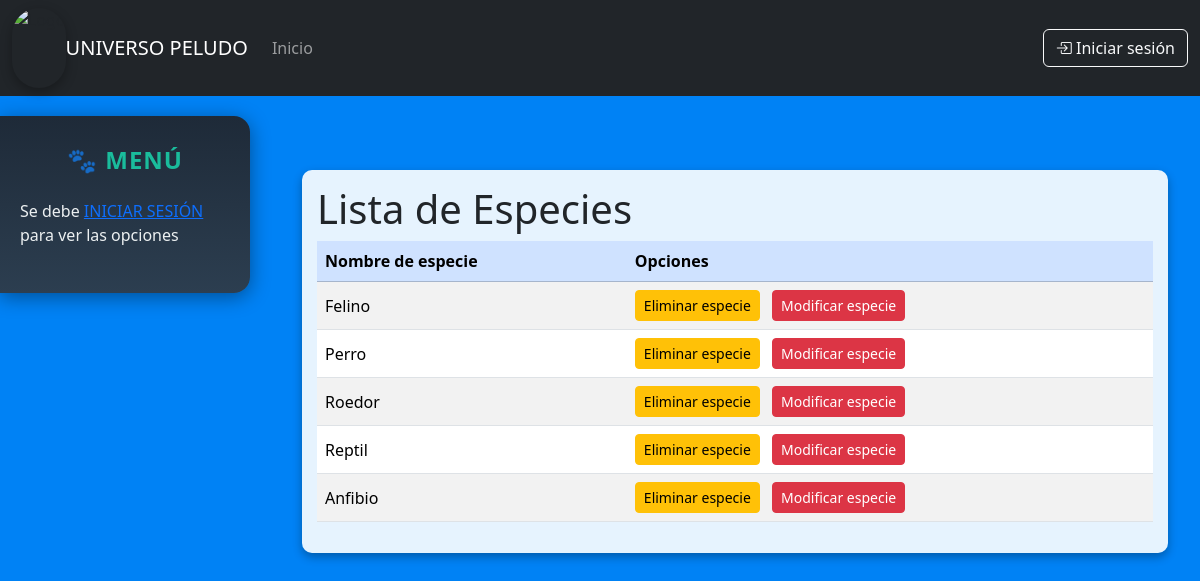
Before: /listar_especies/ with the older database file.
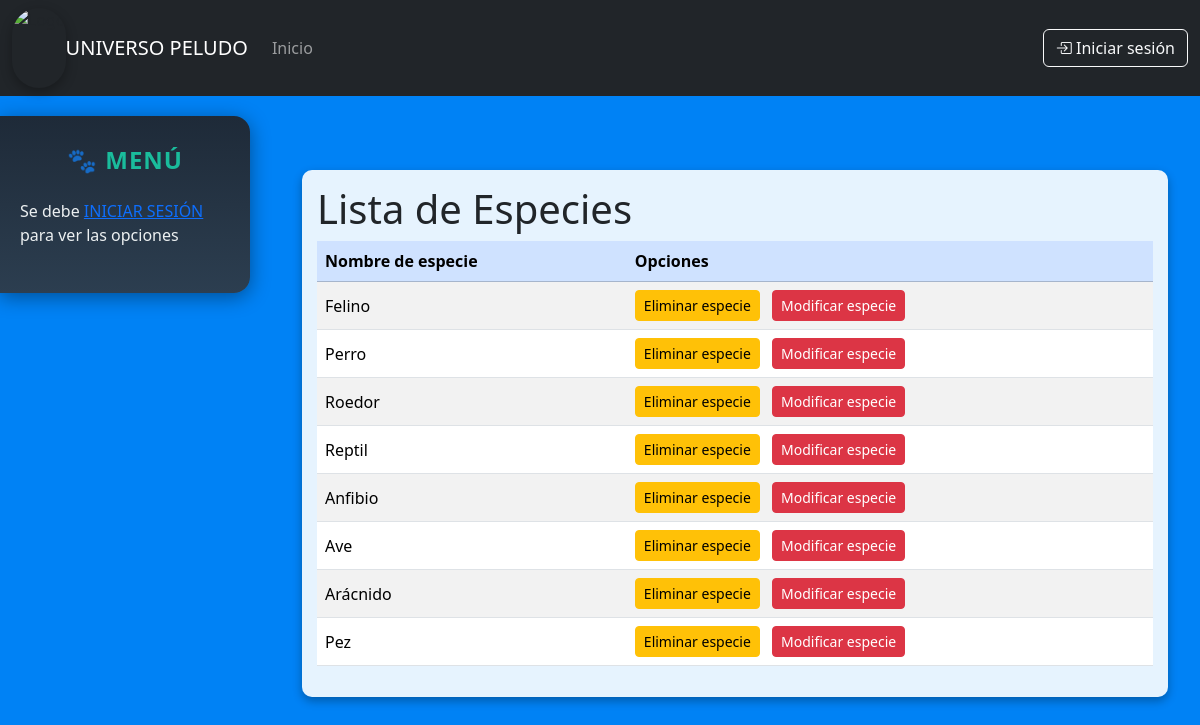
After: the same page with the newer database file.
### apps/core/models.py (models this page shows, shortened)
class Especie(models.Model):
    nombre = models.CharField(max_length=80)
    descripcion = models.TextField(default="")

### apps/core/views.py (the view)
# urls.py: path('listar_especies/', ListarEspeciesView.as_view(), name='listar_especies'),
class ListarEspeciesView(ListView):
    model = Especie
    template_name = 'especie/listarEspecie.html'
    context_object_name = 'especies'

### apps/core/templates/especie/listarEspecie.html
{% extends 'base.html' %}
{% block content %}
  <div class="table-responsive">
    <h1>Lista de Especies</h1>
    <table id="tablaUP" class="table table-striped table-hover align-middle">
      <thead class="table-primary">
        <tr>
          <th>Nombre de especie</th>
          <th>Opciones</th>
        </tr>
      </thead>
      <tbody>
        {% for especie in especies %}
          <tr>
            <td>{{especie.nombre}}</td>
            <td>
              <a href="{% url 'eliminar_especie' especie.pk %}"class="btn btn-sm btn-warning">Eliminar especie</a>
              <a href="{% url 'modificar_especie' especie.pk %}"class="btn btn-sm btn-danger ms-2">Modificar especie</a>
            </td>
          </tr>
        {% endfor %}
      </tbody>
    </table>
  </div>
  {% endblock %}

Changed rows visible on the page:
added Especie: nombre "Ave"
added Especie: nombre "Arácnido"
added Especie: nombre "Pez"
